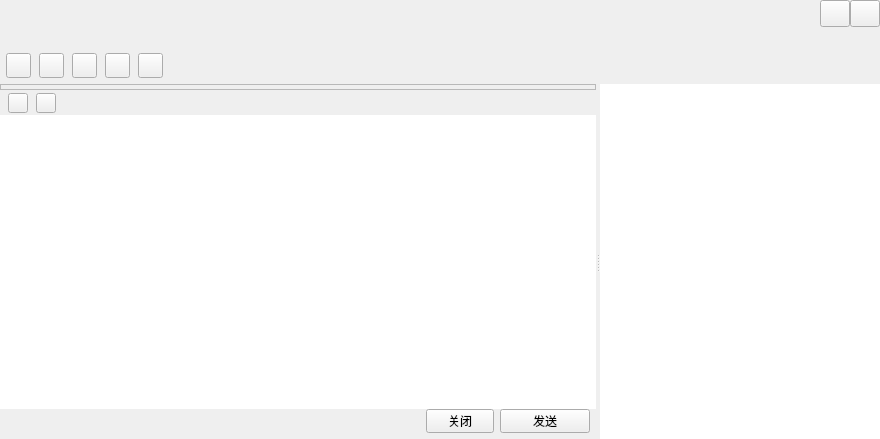
<?xml version="1.0" encoding="UTF-8"?>
<ui version="4.0">
 <class>TalkWindow</class>
 <widget class="QWidget" name="TalkWindow">
  <property name="geometry">
   <rect>
    <x>0</x>
    <y>0</y>
    <width>880</width>
    <height>439</height>
   </rect>
  </property>
  <property name="windowTitle">
   <string>TalkWindow</string>
  </property>
  <layout class="QVBoxLayout" name="verticalLayout_6">
   <property name="spacing">
    <number>0</number>
   </property>
   <property name="leftMargin">
    <number>0</number>
   </property>
   <property name="topMargin">
    <number>0</number>
   </property>
   <property name="rightMargin">
    <number>0</number>
   </property>
   <property name="bottomMargin">
    <number>0</number>
   </property>
   <item>
    <widget class="QWidget" name="titleWidget" native="true">
     <property name="sizePolicy">
      <sizepolicy hsizetype="Expanding" vsizetype="Fixed">
       <horstretch>0</horstretch>
       <verstretch>0</verstretch>
      </sizepolicy>
     </property>
     <property name="minimumSize">
      <size>
       <width>0</width>
       <height>84</height>
      </size>
     </property>
     <property name="maximumSize">
      <size>
       <width>16777215</width>
       <height>84</height>
      </size>
     </property>
     <property name="bottomskin" stdset="0">
      <bool>true</bool>
     </property>
     <layout class="QVBoxLayout" name="verticalLayout">
      <property name="spacing">
       <number>0</number>
      </property>
      <property name="leftMargin">
       <number>6</number>
      </property>
      <property name="topMargin">
       <number>0</number>
      </property>
      <property name="rightMargin">
       <number>0</number>
      </property>
      <property name="bottomMargin">
       <number>0</number>
      </property>
      <item>
       <layout class="QHBoxLayout" name="horizontalLayout">
        <property name="spacing">
         <number>0</number>
        </property>
        <item>
         <widget class="QLabel" name="nameLabel">
          <property name="sizePolicy">
           <sizepolicy hsizetype="Expanding" vsizetype="Fixed">
            <horstretch>0</horstretch>
            <verstretch>0</verstretch>
           </sizepolicy>
          </property>
          <property name="minimumSize">
           <size>
            <width>0</width>
            <height>27</height>
           </size>
          </property>
          <property name="maximumSize">
           <size>
            <width>16777215</width>
            <height>27</height>
           </size>
          </property>
          <property name="font">
           <font>
            <family>Adobe Arabic</family>
            <pointsize>12</pointsize>
           </font>
          </property>
          <property name="text">
           <string/>
          </property>
         </widget>
        </item>
        <item>
         <widget class="QPushButton" name="sysmin">
          <property name="sizePolicy">
           <sizepolicy hsizetype="Fixed" vsizetype="Fixed">
            <horstretch>0</horstretch>
            <verstretch>0</verstretch>
           </sizepolicy>
          </property>
          <property name="minimumSize">
           <size>
            <width>30</width>
            <height>27</height>
           </size>
          </property>
          <property name="maximumSize">
           <size>
            <width>30</width>
            <height>27</height>
           </size>
          </property>
          <property name="focusPolicy">
           <enum>Qt::ClickFocus</enum>
          </property>
          <property name="toolTip">
           <string>最小化</string>
          </property>
          <property name="text">
           <string/>
          </property>
          <property name="iconSize">
           <size>
            <width>30</width>
            <height>30</height>
           </size>
          </property>
         </widget>
        </item>
        <item>
         <widget class="QPushButton" name="sysclose">
          <property name="sizePolicy">
           <sizepolicy hsizetype="Fixed" vsizetype="Fixed">
            <horstretch>0</horstretch>
            <verstretch>0</verstretch>
           </sizepolicy>
          </property>
          <property name="minimumSize">
           <size>
            <width>30</width>
            <height>27</height>
           </size>
          </property>
          <property name="maximumSize">
           <size>
            <width>30</width>
            <height>27</height>
           </size>
          </property>
          <property name="focusPolicy">
           <enum>Qt::ClickFocus</enum>
          </property>
          <property name="toolTip">
           <string>关闭</string>
          </property>
          <property name="text">
           <string/>
          </property>
          <property name="iconSize">
           <size>
            <width>30</width>
            <height>30</height>
           </size>
          </property>
         </widget>
        </item>
       </layout>
      </item>
      <item>
       <widget class="QLabel" name="signLabel">
        <property name="sizePolicy">
         <sizepolicy hsizetype="Expanding" vsizetype="Fixed">
          <horstretch>0</horstretch>
          <verstretch>0</verstretch>
         </sizepolicy>
        </property>
        <property name="minimumSize">
         <size>
          <width>0</width>
          <height>20</height>
         </size>
        </property>
        <property name="maximumSize">
         <size>
          <width>16777215</width>
          <height>20</height>
         </size>
        </property>
        <property name="font">
         <font>
          <family>Adobe Arabic</family>
          <pointsize>10</pointsize>
         </font>
        </property>
        <property name="text">
         <string/>
        </property>
       </widget>
      </item>
      <item>
       <widget class="QWidget" name="funWidget" native="true">
        <property name="sizePolicy">
         <sizepolicy hsizetype="Expanding" vsizetype="Expanding">
          <horstretch>0</horstretch>
          <verstretch>0</verstretch>
         </sizepolicy>
        </property>
        <property name="minimumSize">
         <size>
          <width>0</width>
          <height>34</height>
         </size>
        </property>
        <property name="maximumSize">
         <size>
          <width>16777215</width>
          <height>600</height>
         </size>
        </property>
        <layout class="QHBoxLayout" name="horizontalLayout_2">
         <property name="spacing">
          <number>8</number>
         </property>
         <property name="leftMargin">
          <number>0</number>
         </property>
         <property name="topMargin">
          <number>0</number>
         </property>
         <property name="rightMargin">
          <number>6</number>
         </property>
         <property name="bottomMargin">
          <number>0</number>
         </property>
         <item>
          <widget class="QPushButton" name="addtoolbtn">
           <property name="sizePolicy">
            <sizepolicy hsizetype="Fixed" vsizetype="Fixed">
             <horstretch>0</horstretch>
             <verstretch>0</verstretch>
            </sizepolicy>
           </property>
           <property name="minimumSize">
            <size>
             <width>25</width>
             <height>25</height>
            </size>
           </property>
           <property name="maximumSize">
            <size>
             <width>25</width>
             <height>25</height>
            </size>
           </property>
           <property name="text">
            <string/>
           </property>
           <property name="hasborder" stdset="0">
            <bool>true</bool>
           </property>
          </widget>
         </item>
         <item>
          <widget class="QPushButton" name="addhumanBtn">
           <property name="sizePolicy">
            <sizepolicy hsizetype="Fixed" vsizetype="Fixed">
             <horstretch>0</horstretch>
             <verstretch>0</verstretch>
            </sizepolicy>
           </property>
           <property name="minimumSize">
            <size>
             <width>25</width>
             <height>25</height>
            </size>
           </property>
           <property name="maximumSize">
            <size>
             <width>25</width>
             <height>25</height>
            </size>
           </property>
           <property name="text">
            <string/>
           </property>
           <property name="hasborder" stdset="0">
            <bool>true</bool>
           </property>
          </widget>
         </item>
         <item>
          <widget class="QPushButton" name="appBtn">
           <property name="sizePolicy">
            <sizepolicy hsizetype="Fixed" vsizetype="Fixed">
             <horstretch>0</horstretch>
             <verstretch>0</verstretch>
            </sizepolicy>
           </property>
           <property name="minimumSize">
            <size>
             <width>25</width>
             <height>25</height>
            </size>
           </property>
           <property name="maximumSize">
            <size>
             <width>25</width>
             <height>25</height>
            </size>
           </property>
           <property name="text">
            <string/>
           </property>
           <property name="hasborder" stdset="0">
            <bool>true</bool>
           </property>
          </widget>
         </item>
         <item>
          <widget class="QPushButton" name="videoBtn">
           <property name="sizePolicy">
            <sizepolicy hsizetype="Fixed" vsizetype="Fixed">
             <horstretch>0</horstretch>
             <verstretch>0</verstretch>
            </sizepolicy>
           </property>
           <property name="minimumSize">
            <size>
             <width>25</width>
             <height>25</height>
            </size>
           </property>
           <property name="maximumSize">
            <size>
             <width>25</width>
             <height>25</height>
            </size>
           </property>
           <property name="text">
            <string/>
           </property>
           <property name="hasborder" stdset="0">
            <bool>true</bool>
           </property>
          </widget>
         </item>
         <item>
          <widget class="QPushButton" name="toolsetBtn">
           <property name="sizePolicy">
            <sizepolicy hsizetype="Fixed" vsizetype="Fixed">
             <horstretch>0</horstretch>
             <verstretch>0</verstretch>
            </sizepolicy>
           </property>
           <property name="minimumSize">
            <size>
             <width>25</width>
             <height>25</height>
            </size>
           </property>
           <property name="maximumSize">
            <size>
             <width>25</width>
             <height>25</height>
            </size>
           </property>
           <property name="text">
            <string/>
           </property>
           <property name="hasborder" stdset="0">
            <bool>true</bool>
           </property>
          </widget>
         </item>
         <item>
          <spacer name="horizontalSpacer">
           <property name="orientation">
            <enum>Qt::Horizontal</enum>
           </property>
           <property name="sizeHint" stdset="0">
            <size>
             <width>700</width>
             <height>20</height>
            </size>
           </property>
          </spacer>
         </item>
        </layout>
       </widget>
      </item>
     </layout>
    </widget>
   </item>
   <item>
    <widget class="QSplitter" name="splitter">
     <property name="sizePolicy">
      <sizepolicy hsizetype="Expanding" vsizetype="Expanding">
       <horstretch>0</horstretch>
       <verstretch>0</verstretch>
      </sizepolicy>
     </property>
     <property name="orientation">
      <enum>Qt::Horizontal</enum>
     </property>
     <widget class="QSplitter" name="bodySplitter">
      <property name="sizePolicy">
       <sizepolicy hsizetype="Expanding" vsizetype="Expanding">
        <horstretch>0</horstretch>
        <verstretch>0</verstretch>
       </sizepolicy>
      </property>
      <property name="orientation">
       <enum>Qt::Vertical</enum>
      </property>
      <property name="handleWidth">
       <number>1</number>
      </property>
      <property name="childrenCollapsible">
       <bool>false</bool>
      </property>
      <widget class="QWidget" name="bodyWidget" native="true">
       <property name="sizePolicy">
        <sizepolicy hsizetype="Expanding" vsizetype="Expanding">
         <horstretch>0</horstretch>
         <verstretch>0</verstretch>
        </sizepolicy>
       </property>
       <layout class="QVBoxLayout" name="verticalLayout_4">
        <property name="spacing">
         <number>0</number>
        </property>
        <property name="leftMargin">
         <number>0</number>
        </property>
        <property name="topMargin">
         <number>0</number>
        </property>
        <property name="rightMargin">
         <number>0</number>
        </property>
        <property name="bottomMargin">
         <number>0</number>
        </property>
        <item>
         <widget class="QFrame" name="frameWidget">
          <property name="sizePolicy">
           <sizepolicy hsizetype="Expanding" vsizetype="Expanding">
            <horstretch>0</horstretch>
            <verstretch>0</verstretch>
           </sizepolicy>
          </property>
          <property name="frameShape">
           <enum>QFrame::StyledPanel</enum>
          </property>
          <property name="frameShadow">
           <enum>QFrame::Raised</enum>
          </property>
          <layout class="QVBoxLayout" name="verticalLayout_3">
           <property name="spacing">
            <number>0</number>
           </property>
           <property name="leftMargin">
            <number>0</number>
           </property>
           <property name="topMargin">
            <number>1</number>
           </property>
           <property name="rightMargin">
            <number>0</number>
           </property>
           <property name="bottomMargin">
            <number>1</number>
           </property>
           <item>
            <widget class="QWidget" name="msgWidget" native="true"/>
           </item>
          </layout>
         </widget>
        </item>
       </layout>
      </widget>
      <widget class="QWidget" name="bottomWidget" native="true">
       <property name="sizePolicy">
        <sizepolicy hsizetype="Expanding" vsizetype="Expanding">
         <horstretch>0</horstretch>
         <verstretch>0</verstretch>
        </sizepolicy>
       </property>
       <property name="minimumSize">
        <size>
         <width>0</width>
         <height>138</height>
        </size>
       </property>
       <property name="maximumSize">
        <size>
         <width>16777215</width>
         <height>400</height>
        </size>
       </property>
       <layout class="QVBoxLayout" name="verticalLayout_2">
        <property name="spacing">
         <number>0</number>
        </property>
        <property name="leftMargin">
         <number>0</number>
        </property>
        <property name="topMargin">
         <number>0</number>
        </property>
        <property name="rightMargin">
         <number>0</number>
        </property>
        <property name="bottomMargin">
         <number>0</number>
        </property>
        <item>
         <widget class="QWidget" name="moduleWidget" native="true">
          <property name="sizePolicy">
           <sizepolicy hsizetype="Expanding" vsizetype="Fixed">
            <horstretch>0</horstretch>
            <verstretch>0</verstretch>
           </sizepolicy>
          </property>
          <property name="minimumSize">
           <size>
            <width>0</width>
            <height>24</height>
           </size>
          </property>
          <property name="maximumSize">
           <size>
            <width>16777215</width>
            <height>24</height>
           </size>
          </property>
          <layout class="QHBoxLayout" name="horizontalLayout_3">
           <property name="spacing">
            <number>8</number>
           </property>
           <property name="leftMargin">
            <number>8</number>
           </property>
           <property name="topMargin">
            <number>0</number>
           </property>
           <property name="rightMargin">
            <number>8</number>
           </property>
           <property name="bottomMargin">
            <number>0</number>
           </property>
           <item>
            <widget class="QPushButton" name="faceBtn">
             <property name="sizePolicy">
              <sizepolicy hsizetype="Fixed" vsizetype="Fixed">
               <horstretch>0</horstretch>
               <verstretch>0</verstretch>
              </sizepolicy>
             </property>
             <property name="minimumSize">
              <size>
               <width>20</width>
               <height>20</height>
              </size>
             </property>
             <property name="maximumSize">
              <size>
               <width>20</width>
               <height>20</height>
              </size>
             </property>
             <property name="text">
              <string/>
             </property>
             <property name="hasborder" stdset="0">
              <bool>true</bool>
             </property>
            </widget>
           </item>
           <item>
            <widget class="QPushButton" name="fileopenBtn">
             <property name="sizePolicy">
              <sizepolicy hsizetype="Fixed" vsizetype="Fixed">
               <horstretch>0</horstretch>
               <verstretch>0</verstretch>
              </sizepolicy>
             </property>
             <property name="minimumSize">
              <size>
               <width>20</width>
               <height>20</height>
              </size>
             </property>
             <property name="maximumSize">
              <size>
               <width>20</width>
               <height>20</height>
              </size>
             </property>
             <property name="text">
              <string/>
             </property>
             <property name="hasborder" stdset="0">
              <bool>true</bool>
             </property>
            </widget>
           </item>
           <item>
            <spacer name="horizontalSpacer_2">
             <property name="orientation">
              <enum>Qt::Horizontal</enum>
             </property>
             <property name="sizeHint" stdset="0">
              <size>
               <width>519</width>
               <height>20</height>
              </size>
             </property>
            </spacer>
           </item>
          </layout>
         </widget>
        </item>
        <item>
         <widget class="QMsgTextEdit" name="textEdit">
          <property name="contextMenuPolicy">
           <enum>Qt::NoContextMenu</enum>
          </property>
          <property name="frameShape">
           <enum>QFrame::NoFrame</enum>
          </property>
         </widget>
        </item>
        <item>
         <layout class="QHBoxLayout" name="horizontalLayout_4">
          <property name="spacing">
           <number>6</number>
          </property>
          <property name="rightMargin">
           <number>6</number>
          </property>
          <property name="bottomMargin">
           <number>6</number>
          </property>
          <item>
           <spacer name="horizontalSpacer_3">
            <property name="orientation">
             <enum>Qt::Horizontal</enum>
            </property>
            <property name="sizeHint" stdset="0">
             <size>
              <width>378</width>
              <height>20</height>
             </size>
            </property>
           </spacer>
          </item>
          <item>
           <widget class="QToolButton" name="closeBtn">
            <property name="minimumSize">
             <size>
              <width>68</width>
              <height>24</height>
             </size>
            </property>
            <property name="maximumSize">
             <size>
              <width>68</width>
              <height>24</height>
             </size>
            </property>
            <property name="text">
             <string>关闭</string>
            </property>
            <property name="titleskin" stdset="0">
             <bool>true</bool>
            </property>
           </widget>
          </item>
          <item>
           <widget class="QToolButton" name="sendBtn">
            <property name="minimumSize">
             <size>
              <width>90</width>
              <height>24</height>
             </size>
            </property>
            <property name="maximumSize">
             <size>
              <width>90</width>
              <height>24</height>
             </size>
            </property>
            <property name="text">
             <string>发送</string>
            </property>
            <property name="titleskin" stdset="0">
             <bool>true</bool>
            </property>
           </widget>
          </item>
         </layout>
        </item>
       </layout>
      </widget>
     </widget>
     <widget class="QWidget" name="widget" native="true">
      <property name="sizePolicy">
       <sizepolicy hsizetype="Expanding" vsizetype="Expanding">
        <horstretch>0</horstretch>
        <verstretch>0</verstretch>
       </sizepolicy>
      </property>
      <property name="minimumSize">
       <size>
        <width>280</width>
        <height>0</height>
       </size>
      </property>
      <property name="maximumSize">
       <size>
        <width>280</width>
        <height>16777215</height>
       </size>
      </property>
      <layout class="QVBoxLayout" name="verticalLayout_5">
       <property name="spacing">
        <number>0</number>
       </property>
       <property name="leftMargin">
        <number>0</number>
       </property>
       <property name="topMargin">
        <number>0</number>
       </property>
       <property name="rightMargin">
        <number>0</number>
       </property>
       <property name="bottomMargin">
        <number>0</number>
       </property>
       <item>
        <widget class="QScrollArea" name="scrollArea">
         <property name="frameShape">
          <enum>QFrame::NoFrame</enum>
         </property>
         <property name="verticalScrollBarPolicy">
          <enum>Qt::ScrollBarAlwaysOff</enum>
         </property>
         <property name="horizontalScrollBarPolicy">
          <enum>Qt::ScrollBarAlwaysOff</enum>
         </property>
         <property name="widgetResizable">
          <bool>true</bool>
         </property>
         <widget class="QWidget" name="scrollAreaWidgetContents">
          <property name="geometry">
           <rect>
            <x>0</x>
            <y>0</y>
            <width>280</width>
            <height>355</height>
           </rect>
          </property>
          <property name="sizePolicy">
           <sizepolicy hsizetype="Expanding" vsizetype="Expanding">
            <horstretch>0</horstretch>
            <verstretch>0</verstretch>
           </sizepolicy>
          </property>
          <widget class="QTreeWidget" name="treeWidget">
           <property name="geometry">
            <rect>
             <x>0</x>
             <y>0</y>
             <width>280</width>
             <height>355</height>
            </rect>
           </property>
           <property name="frameShape">
            <enum>QFrame::NoFrame</enum>
           </property>
           <property name="horizontalScrollBarPolicy">
            <enum>Qt::ScrollBarAlwaysOff</enum>
           </property>
           <property name="editTriggers">
            <set>QAbstractItemView::AllEditTriggers</set>
           </property>
           <property name="indentation">
            <number>0</number>
           </property>
           <property name="headerHidden">
            <bool>true</bool>
           </property>
           <property name="expandsOnDoubleClick">
            <bool>false</bool>
           </property>
           <column>
            <property name="text">
             <string notr="true">1</string>
            </property>
           </column>
          </widget>
         </widget>
        </widget>
       </item>
      </layout>
     </widget>
    </widget>
   </item>
  </layout>
 </widget>
 <layoutdefault spacing="6" margin="11"/>
 <customwidgets>
  <customwidget>
   <class>QMsgTextEdit</class>
   <extends>QTextEdit</extends>
   <header location="global">qmsgtextedit.h</header>
  </customwidget>
 </customwidgets>
 <resources/>
 <connections/>
</ui>
